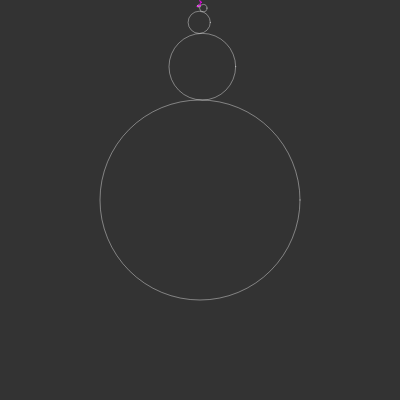
Frame 1 (no input)
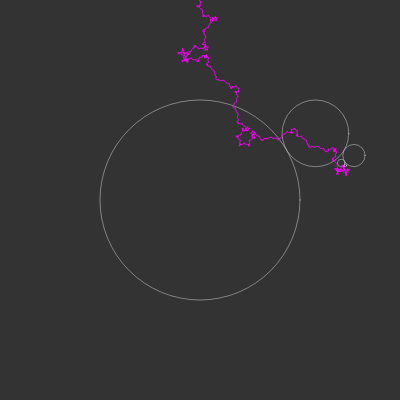
Frame 60 (no input)
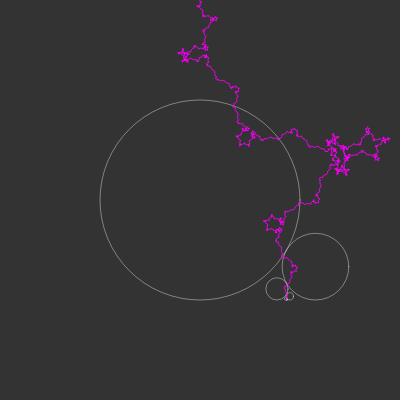
Frame 120 (the mouse pressed at the canvas centre since frame 60)

The p5.js sketch that drew these frames (run headless with seeded random() and noise() and a simulated clock; from frame 60 on, the mouse is pressed at the canvas centre):

// p5.js sketch
// ── sketch.js
// globals
let path = [];
let sun, end;
let angle = 0;

// constant
const SCREEN_SIZE = 400;
const RES = 50;

// Setup
function setup() {
  createCanvas(SCREEN_SIZE, SCREEN_SIZE);
  sun = new Orbit(width/2, height/2, width/4, 0);
  let next = sun;
  for(let i = 0; i < 10; i++){
    next = next.addChild();
  }
  end = next;
}
// Draw
function draw(){
  background(51);
  for(let i = 0; i < RES; i++){
    let next = sun;
    while(next != null){
      next.update();
      next = next.child;
    }
    path.push(createVector(end.x, end.y));
  }
  
  let next = sun;
  while(next != null){
    next.show();
    next = next.child;
  }
  
  beginShape();
  stroke(255, 0, 255);
  noFill();
  for(let pos of path){
    vertex(pos.x, pos.y);
  }
  endShape();
}

// Action
// ── orbit.js
let k = -4;

function Orbit(x, y, r, n, p){
  this.x = x;
  this.y = y;
  this.r = r;
  this.parent = p;
  this.child = null;
  this.speed = (radians(pow(k, n-1)))/RES;
  this.angle = -PI/2;
  
  this.addChild = () => {
    let newR = this.r / 3.0;
    let newX = this.x + this.r + newR;
    let newY = this.y;
    this.child = new Orbit(newX, newY, newR, n+1, this);
    return this.child;
  }
  
  this.update = () => {
    let parent = this.parent;
    if(parent != null){
      this.angle += this.speed;
      let rSum = this.r + parent.r;
      this.x = parent.x + rSum * cos(this.angle);
      this.y = parent.y + rSum * sin(this.angle);
    }
  }
  
  this.show = () => {
    stroke(255, 100);
    strokeWeight(1);
    noFill();
    ellipse(this.x, this.y, this.r * 2, this.r * 2);
  }
}
